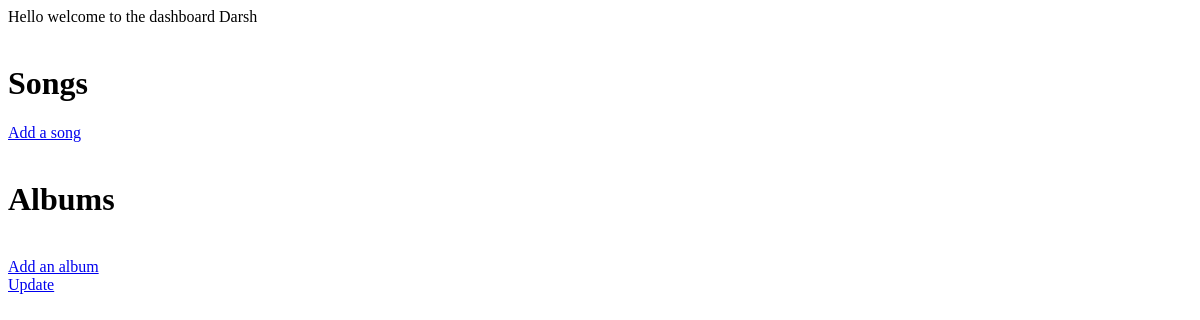
Page /dashboard/2 on the earlier database version.
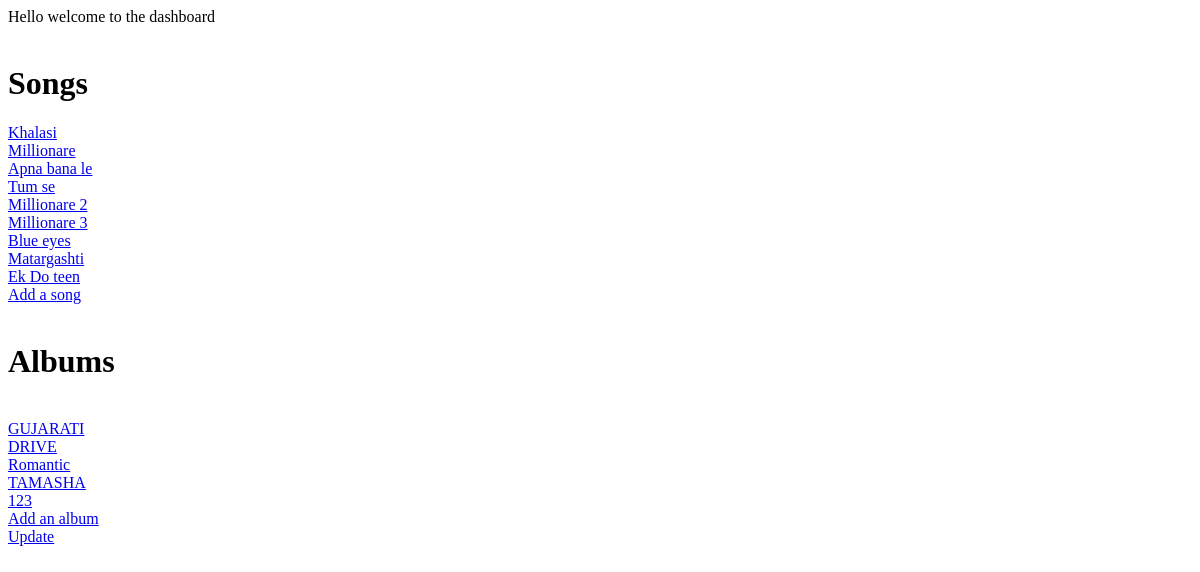
Same page on the later database version.
### app.py (models this page shows)
class User(db.Model):
    __tablename__='user'
    id=db.Column(db.Integer,primary_key=True,autoincrement=True)
    name=db.Column(db.String,nullable=False)
    password=db.Column(db.String,nullable=False)

class Songs(db.Model):
    __tablename__='songs'
    s_id=db.Column(db.Integer,primary_key=True,autoincrement=True)
    song_name=db.Column(db.String,nullable=False)
    foreign_album=db.Column(db.ForeignKey(Album.alb_id),nullable=False) #1
    album=db.relationship(Album,backref=db.backref('songs'))

class Album(db.Model):   #1 MYFAV   #2 DRIVE
    __tablename__='album'
    alb_id=db.Column(db.Integer,primary_key=True,autoincrement=True)
    album_name=db.Column(db.String,nullable=False)

### app.py (the view)
@app.route('/dashboard/<id>',methods=['GET','POST'])
def dashboard(id):
    if request.method=='GET':
        userdetails=User.query.filter_by(id=int(id)).first()
        albums=Album.query.all()
        songs=Songs.query.all()
        return render_template("Dashboard.html",userdetails=userdetails,songs=songs,albums=albums)

### templates/Dashboard.html (shortened to what this page needs)
<!DOCTYPE html>
<html lang="en">
<head>
</head>
<body>Hello welcome to the dashboard {{userdetails.name}}</body><br>
<br>
<h1>Songs</h1>
{%for i in songs%}
<a href="/songpage/{{i.s_id}}"">{{i.song_name}}<a><br>
{%endfor%}
<a href="/add_song/{{userdetails.id}}">Add a song</a><br>
<br>
<h1>Albums</h1><br>
{%for j in albums%}
<a href='/songofthatalbems/{{j.alb_id}}'>{{j.album_name}}</a><br>
{%endfor%}
<a href="/add_album/{{userdetails.id}}">Add an album</a>
<br>
<a href="/update/{{userdetails.id}}">Update</a>
</html>

Differences in the rows shown:
removed User: name "Darsh"
added Songs: song_name "Khalasi"
added Songs: song_name "Millionare"
added Songs: song_name "Apna bana le"
added Songs: song_name "Tum se"
added Songs: song_name "Millionare 2"
added Songs: song_name "Millionare 3"
added Songs: song_name "Blue eyes"
added Songs: song_name "Matargashti"
added Songs: song_name "Ek Do teen"
added Album: album_name "GUJARATI"
added Album: album_name "DRIVE"
added Album: album_name "Romantic"
added Album: album_name "TAMASHA"
added Album: album_name "123"
